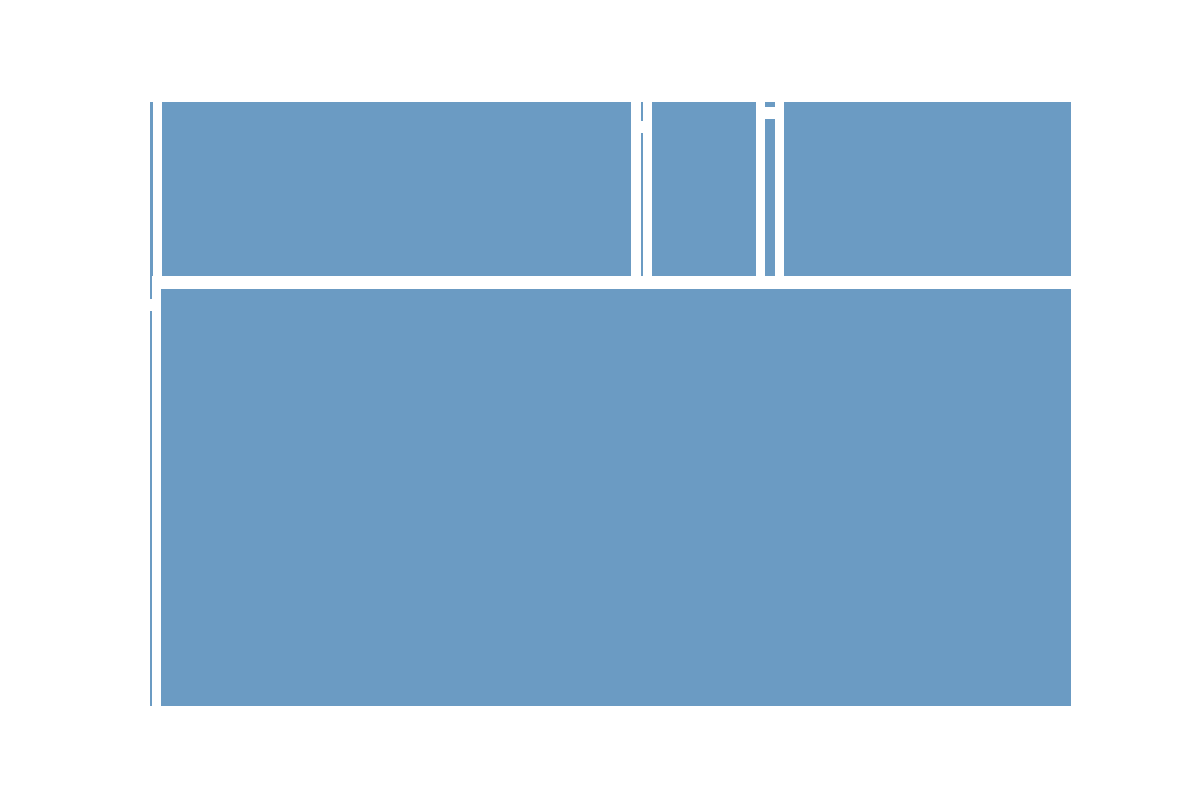

Here is the Python script that generated this plot:
import matplotlib.pyplot as plt
import squarify

universe_population = {
    "Planet Earth": {
        "Humans": 7800,
        "Animals": 4000,
        "Plant-life": 3500000
    },
    "Planet Xylarn": {
        "Xylarnians": 1200,
        "Flora": 800000,
        "Fauna": 3000
    },
    "Planet Nibiru": {
        "Nibirians": 600,
        "Megaflora": 200000,
        "Microfauna": 15000
    },
    "Planet Zog": {
        "Zogians": 1500,
        "Bioforms": 500000,
        "Synthetic Life": 100
    }
}

sizes = []

# Assigning a static color manually
color = '#4682b4'

# Prepare the data for the tree map
for planet, species in universe_population.items():
    for spec, population in species.items():
        sizes.append(population)

plt.figure(figsize=(12, 8))
squarify.plot(sizes=sizes, color=color, alpha=0.8, pad=3, text_kwargs={'fontsize': 10, 'visible': False})

plt.axis('off')

plt.show()
